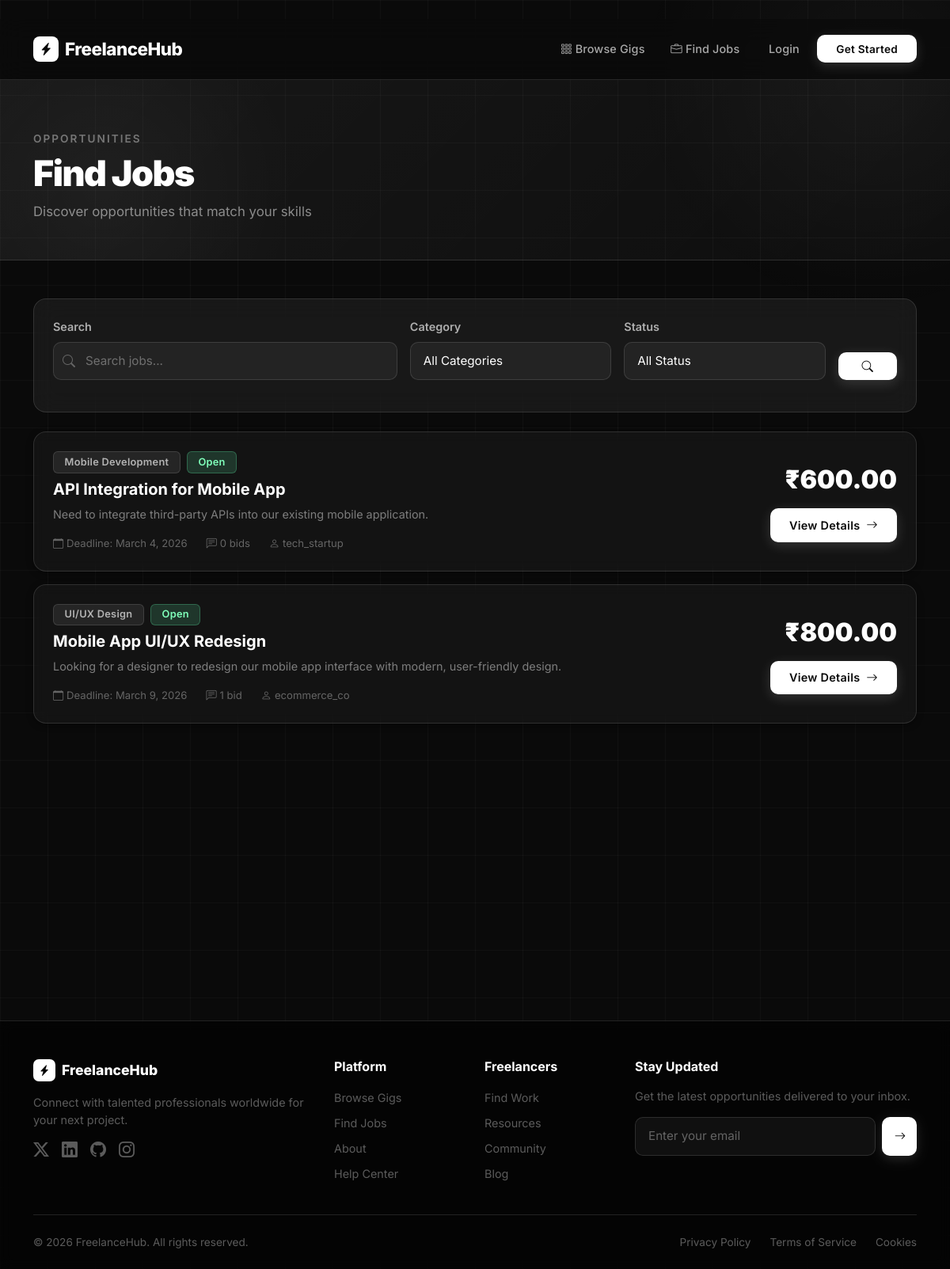
Screenshot of /jobs/ with the database file from the repository.
### marketplace/models.py (models this page shows, shortened)
class Job(models.Model):
    STATUS_CHOICES = [
        ('Open', 'Open'),
        ('In Progress', 'In Progress'),
        ('Completed', 'Completed'),
        ('Cancelled', 'Cancelled'),
    ]
    client = models.ForeignKey(User, on_delete=models.CASCADE, related_name='jobs')
    title = models.CharField(max_length=200)
    description = models.TextField()
    budget = models.DecimalField(max_digits=10, decimal_places=2, validators=[MinValueValidator(1)])
    deadline = models.DateField()
    category = models.ForeignKey(Category, on_delete=models.SET_NULL, null=True, related_name='jobs')
    status = models.CharField(max_length=20, choices=STATUS_CHOICES, default='Open')
    created_at = models.DateTimeField(auto_now_add=True)
    updated_at = models.DateTimeField(auto_now=True)
    class Meta:
        ordering = ['-created_at']

class Category(models.Model):
    name = models.CharField(max_length=100, unique=True)
    description = models.TextField()
    created_at = models.DateTimeField(auto_now_add=True)
    class Meta:
        verbose_name_plural = "Categories"
        ordering = ['name']

### marketplace/views.py (the view)
# urls.py: path('jobs/', views.JobListView.as_view(), name='job_list'),
class JobListView(ListView):
    model = Job
    template_name = 'marketplace/jobs/job_list.html'
    context_object_name = 'jobs'
    paginate_by = 10
    def get_queryset(self):
        queryset = Job.objects.all()
        search = self.request.GET.get('search')
        if search:
            queryset = queryset.filter(
                Q(title__icontains=search) |
                Q(description__icontains=search)
            )
        category = self.request.GET.get('category')
        if category:
            queryset = queryset.filter(category_id=category)
        status = self.request.GET.get('status')
        if status:
            queryset = queryset.filter(status=status)
        return queryset.order_by('-created_at')
    def get_context_data(self, **kwargs):
        context = super().get_context_data(**kwargs)
        context['categories'] = Category.objects.all()
        return context

### marketplace/templates/marketplace/jobs/job_list.html (shortened to what this page needs)
﻿{% extends 'marketplace/base.html' %}
{% block content %}
<div class="page-header">
    <div class="container">
        <p style="font-size:0.85rem;text-transform:uppercase;letter-spacing:0.15em;color:rgba(255,255,255,0.4);font-weight:600;margin-bottom:0.5rem;">Opportunities</p>
        <h1 style="font-size:2.8rem;font-weight:900;letter-spacing:-1.5px;">Find Jobs</h1>
        <p style="color:rgba(255,255,255,0.5);font-size:1.05rem;margin:0;">Discover opportunities that match your skills</p>
    </div>
</div>
<div class="container" style="padding-bottom:4rem;">
    <div class="glass-panel p-4 mb-4">
        <form method="get" class="row g-3 align-items-end">
            <div class="col-md-5">
                <label class="form-label">Search</label>
                <div style="position:relative;">
                    <i class="bi bi-search" style="position:absolute;left:12px;top:50%;transform:translateY(-50%);color:rgba(255,255,255,0.3);"></i>
                    <input type="text" name="search" class="form-control" placeholder="Search jobs..." value="{{ request.GET.search }}" style="padding-left:2.5rem;">
                </div>
            </div>
            <div class="col-md-3">
                <label class="form-label">Category</label>
                <select name="category" class="form-select">
                    <option value="">All Categories</option>
                </select>
            </div>
            <div class="col-md-3">
                <label class="form-label">Status</label>
                <select name="status" class="form-select">
                    <option value="">All Status</option>
                </select>
            </div>
            <div class="col-md-1">
                <button type="submit" class="btn btn-primary w-100">
                    <i class="bi bi-search"></i>
                </button>
            </div>
        </form>
    </div>
    {% if jobs %}
    <div class="d-flex flex-column gap-3">
        {% for job in jobs %}
        <div class="card">
            <div class="card-body p-4">
                <div class="row align-items-center g-3">
                    <div class="col-md-8">
                        <div class="d-flex flex-wrap gap-2 mb-2">
                            {% if job.category %}
                            <span class="badge bg-secondary">{{ job.category.name }}</span>
                            {% endif %}
                            {% if job.status == "Open" %}
                            <span class="badge bg-success">{{ job.status }}</span>
                            {% elif job.status == "In Progress" %}
                            <span class="badge bg-warning">{{ job.status }}</span>
                            {% else %}
                            <span class="badge bg-info">{{ job.status }}</span>
                            {% endif %}
                        </div>
                        <h5 style="font-weight:700;margin-bottom:0.5rem;">{{ job.title }}</h5>
                        <p style="color:rgba(255,255,255,0.45);font-size:0.9rem;margin-bottom:1rem;line-height:1.6;">{{ job.description|truncatewords:30 }}</p>
                        <div class="d-flex flex-wrap gap-4" style="font-size:0.82rem;color:rgba(255,255,255,0.35);">
                            <span><i class="bi bi-calendar me-1"></i>Deadline: {{ job.deadline }}</span>
                            <span><i class="bi bi-chat-left-text me-1"></i>{{ job.bids.count }} bid{{ job.bids.count|pluralize }}</span>
                            <span><i class="bi bi-person me-1"></i>{{ job.client.username }}</span>
                        </div>
                    </div>
                    <div class="col-md-4 text-md-end">
                        <div style="font-size:2rem;font-weight:900;margin-bottom:0.75rem;">₹{{ job.budget }}</div>
                        <a href="{% url 'job_detail' job.pk %}" class="btn btn-primary">
                            View Details <i class="bi bi-arrow-right ms-1"></i>
                        </a>
                    </div>
                </div>
            </div>
        </div>
        {% endfor %}
    </div>
    {% endif %}
</div>
{% endblock %}

### marketplace/templates/marketplace/base.html (style rules this page uses)
:root { --bg-primary: #0a0a0a; --bg-secondary: #111111; --bg-card: rgba(255, 255, 255, 0.04); --bg-card-hover: rgba(255, 255, 255, 0.08); --glass: rgba(255, 255, 255, 0.06); --glass-border: rgba(255, 255, 255, 0.12); --glass-hover: rgba(255, 255, 255, 0.10); --text-primary: #ffffff; --text-secondary: rgba(255, 255, 255, 0.65); --text-muted: rgba(255, 255, 255, 0.35); --accent: #ffffff; --accent-dim: rgba(255, 255, 255, 0.15); --shadow-sm: 0 2px 8px rgba(0, 0, 0, 0.4); --shadow-md: 0 8px 32px rgba(0, 0, 0, 0.5); --shadow-lg: 0 20px 60px rgba(0, 0, 0, 0.6); --blur: blur(16px); --blur-sm: blur(8px); --radius: 16px; --radius-sm: 10px; --transition: all 0.35s cubic-bezier(0.4, 0, 0.2, 1); }
* { font-family: 'Inter', -apple-system, BlinkMacSystemFont, sans-serif; box-sizing: border-box; }
html { scroll-behavior: smooth; }
body { background-color: var(--bg-primary); color: var(--text-primary); min-height: 100vh; overflow-x: hidden; }
body::before { content: ''; position: fixed; inset: 0; background-image: linear-gradient(rgba(255, 255, 255, 0.03) 1px, transparent 1px), linear-gradient(90deg, rgba(255, 255, 255, 0.03) 1px, transparent 1px); background-size: 60px 60px; pointer-events: none; z-index: 0; animation: gridMove 20s linear infinite; }
body::after { content: ''; position: fixed; top: -200px; right: -200px; width: 600px; height: 600px; background: radial-gradient(circle, rgba(255, 255, 255, 0.04) 0%, transparent 70%); pointer-events: none; z-index: 0; animation: orbFloat 8s ease-in-out infinite alternate; }
.btn { font-weight: 600; font-size: 0.9rem; border-radius: var(--radius-sm); padding: 0.65rem 1.5rem; transition: var(--transition); letter-spacing: 0.02em; border: none; position: relative; overflow: hidden; }
.btn::after { content: ''; position: absolute; inset: 0; background: rgba(255, 255, 255, 0); transition: var(--transition); }
.btn-primary { background: var(--text-primary); color: var(--bg-primary) !important; box-shadow: 0 4px 16px rgba(255, 255, 255, 0.15); }
.card { background: var(--bg-card) !important; backdrop-filter: var(--blur-sm); -webkit-backdrop-filter: var(--blur-sm); border: 1px solid var(--glass-border) !important; border-radius: var(--radius) !important; box-shadow: var(--shadow-sm); transition: var(--transition); overflow: hidden; }
.card-body { padding: 1.5rem; color: var(--text-primary); }
.glass-panel { background: var(--glass); backdrop-filter: var(--blur); -webkit-backdrop-filter: var(--blur); border: 1px solid var(--glass-border); border-radius: var(--radius); }
.form-control, .form-select { background: rgba(255, 255, 255, 0.05) !important; border: 1.5px solid var(--glass-border) !important; border-radius: var(--radius-sm) !important; color: var(--text-primary) !important; padding: 0.75rem 1rem; font-size: 0.95rem; transition: var(--transition); }
.form-control::placeholder { color: var(--text-muted) !important; }
.form-select option { background: #1a1a1a; color: var(--text-primary); }
.form-label { color: var(--text-secondary); font-weight: 600; font-size: 0.9rem; margin-bottom: 0.5rem; }
.badge { font-weight: 600; font-size: 0.8rem; padding: 0.4rem 0.85rem; border-radius: 6px; letter-spacing: 0.02em; }
.badge.bg-success { background: rgba(100, 255, 180, 0.15) !important; color: #80ffbb !important; border: 1px solid rgba(100, 255, 180, 0.25); }
.badge.bg-secondary { background: rgba(255, 255, 255, 0.08) !important; color: var(--text-secondary) !important; border: 1px solid var(--glass-border); }
.page-header { background: linear-gradient(135deg, rgba(255, 255, 255, 0.06) 0%, rgba(255, 255, 255, 0.02) 100%); border-bottom: 1px solid var(--glass-border); padding: 4rem 0 3rem; margin-bottom: 3rem; position: relative; overflow: hidden; }
.page-header::before { content: ''; position: absolute; top: -50%; left: -10%; width: 500px; height: 500px; background: radial-gradient(circle, rgba(255, 255, 255, 0.04) 0%, transparent 70%); pointer-events: none; }
.page-header h1 { font-weight: 800; letter-spacing: -1px; }
.page-header p { color: var(--text-secondary); }
a { color: var(--text-secondary); transition: color 0.2s ease; }
.animate-fade-up { animation: fadeInUp 0.6s ease both; }

### rows the page displays
Job: category.name "Mobile Development", status "Open", title "API Integration for Mobile App", description "Need to integrate third-party APIs into our existing mobile application.", deadline "March 4, 2026", bids.count "0", client.username "tech_startup", budget "600.00"
Job: category.name "UI/UX Design", status "Open", title "Mobile App UI/UX Redesign", description "Looking for a designer to redesign our mobile app interface with modern, user-friendly design.", deadline "March 9, 2026", bids.count "1", client.username "ecommerce_co", budget "800.00"
